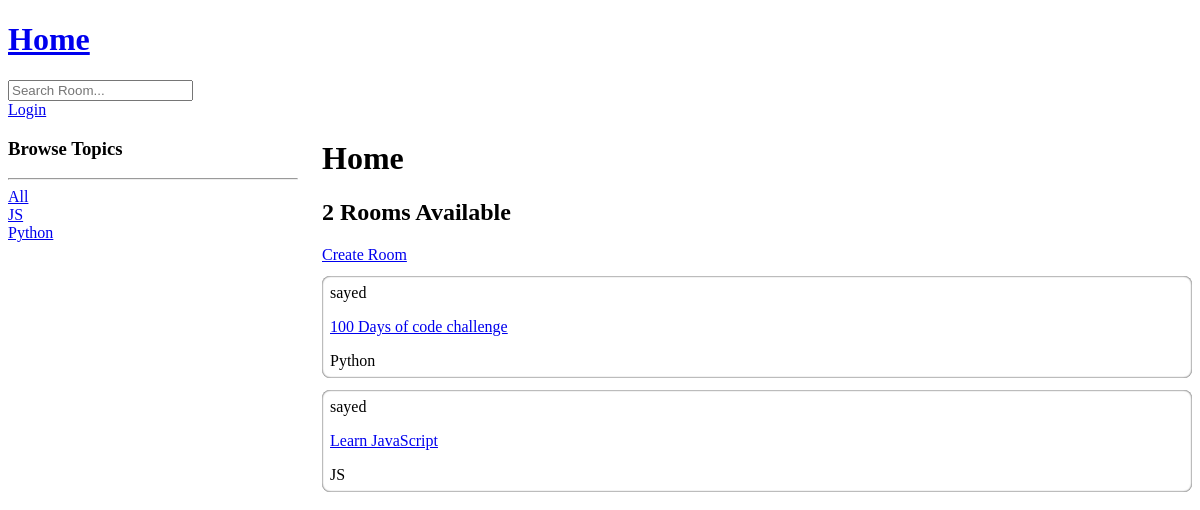
The app's page /, older data.
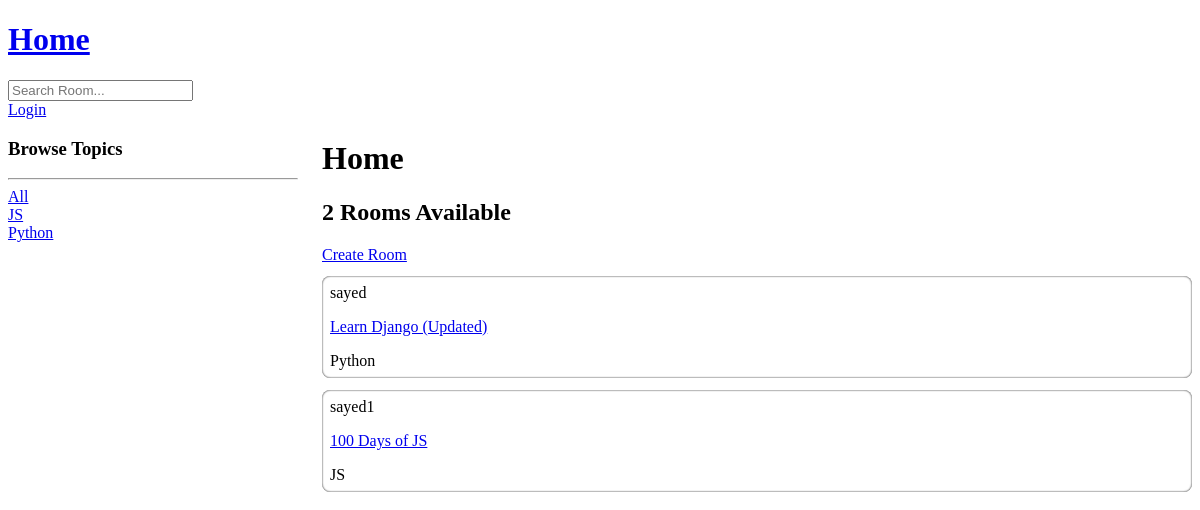
The same page, newer data.
### base/models.py (models this page shows, shortened)
class Topic(models.Model):
  name = models.CharField(max_length=200)

class Room(models.Model):
  host = models.ForeignKey(User,on_delete=models.SET_NULL,null=True)
  topic= models.ForeignKey(Topic,on_delete=models.SET_NULL,null=True)
  name=models.CharField(max_length=200)
  description=models.TextField(null=True,blank=True)
  updated = models.DateTimeField(auto_now=True)
  created = models.DateTimeField(auto_now_add=True)

### base/views.py (the view)
# urls.py: path('', views.Home, name='home'),
def Home(request):
  q = request.GET.get('q') if request.GET.get('q') != None else ''
  rooms = Room.objects.filter(
    Q(topic__name__icontains = q)
    | Q(name__icontains = q )|
    Q(description__icontains = q )
    ).order_by('-updated','-created')
  room_count = rooms.count()
  topics = Topic.objects.all()
  context = {
    'all_rooms': rooms,
    'all_topics': topics,
    'room_count': room_count
  }
  template = loader.get_template('base/home.html')
  return HttpResponse(template.render(context,request))

### base/templates/base/home.html (shortened to what this page needs)
{% extends 'main.html' %} {% block content %}
<div class="container">
  <div>
    <h3>Browse Topics</h3>
    <hr />
    <div>
      <a href="{% url 'home' %}">All</a>
    </div>
    {% for topic in all_topics%}
    <div>
      <a href="{%url 'home'%}?q={{topic.name}} ">{{topic.name}}</a>
    </div>
    {%endfor%}
  </div>
  <div>
    <h1>Home</h1>
    <h2>{{room_count}} Rooms Available</h2>
    <a href="{% url 'create-room' %}">Create Room</a>
    {% for room in all_rooms %}
    <div
      style="
        margin: 12px 0;
        box-shadow: inset 0 0 2px black;
        padding: 8px;
        border-radius: 8px;
      "
    >
      <span>{{room.host.username}}</span>
      <p><a href="{% url 'room-details' room.id %}">{{ room.name }}</a></p>
      <span>{{room.topic.name}}</span>
    </div>
    {% endfor %}
  </div>
</div>
{% endblock %}

### templates/main.html (shortened to what this page needs)
<!DOCTYPE html>
<html lang="en">
  <head>
  </head>
  <body>
    {% include 'navbar.html' %}  {% block content %} {% endblock %}
  </body>
</html>

### templates/navbar.html
<a href="{%url 'home'%}"><h1>Home</h1></a>
<form action="{% url 'home' %}" method="GET">
  <input type="text" name="q" placeholder="Search Room..." />
</form>
{% if request.user.is_authenticated %}
<p>Hello {{request.user}}</p>
<a href="{% url 'logout' %}">Logout</a>
{%else%}
<a href="{% url 'login' %}">Login</a>
{%endif%}
<br />

### base/templates/base/home.html (style rules this page uses)
.container { display: grid; grid-template-columns: 1fr 3fr; gap: 24px; }

Row changes from the older to the newer data that the page shows:
removed Room: host.username "sayed", name "100 Days of code challenge", topic.name "Python"
changed Room "sayed": name "Learn JavaScript" → "Learn Django (Updated)"; topic.name "JS" → "Python"
added Room: host.username "sayed1", name "100 Days of JS", topic.name "JS"
